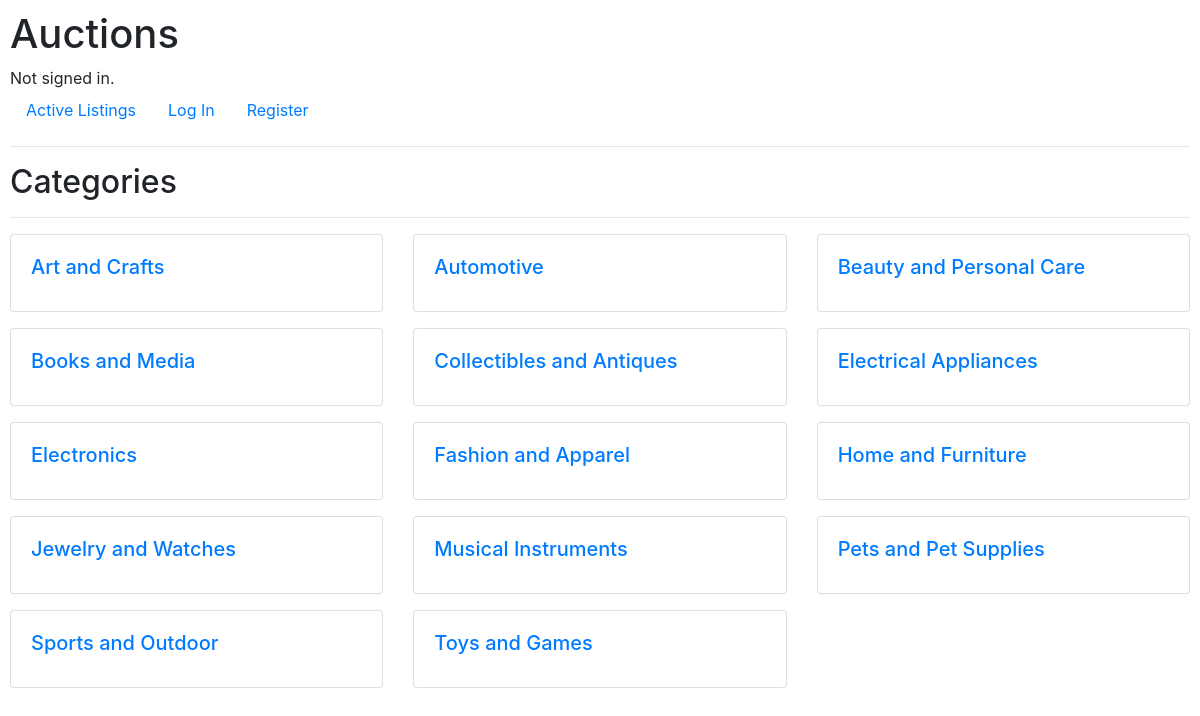
The page /categories on the database its author committed.
### auctions/models.py (models this page shows, shortened)
class Category(models.Model):
    category = models.CharField(unique=True, max_length=64)

### auctions/views.py (the view)
# urls.py: path("categories", views.categories, name="categories"),
def categories(request):
    return render(request, "auctions/categories.html", {
            "categories": Category.objects.all().order_by('category')
        })

### auctions/templates/auctions/categories.html
{% extends "auctions/layout.html" %}
{% load humanize %}
{% block body %}
    <h2>Categories</h2>
    <hr>
    <div class="row">
        {% for category in categories %}
            <div class="col-md-4 mb-3">
                <a href="{% url 'filtered' category=category.category%}" class="card clickable-card">
                    <div class="card-body">
                        <h5 class="card-title">{{ category.category }}</h5>
                    </div>
                </a>
            </div>
        {% endfor %}
    </div>
{% endblock %}

### auctions/templates/auctions/layout.html (shortened to what this page needs)
{% load static %}
<!DOCTYPE html>
<html lang="en">
    <head>
        <link rel="stylesheet" href="https://stackpath.bootstrapcdn.com/bootstrap/4.4.1/css/bootstrap.min.css">
        <link href="{% static 'auctions/styles.css' %}" rel="stylesheet">
    </head>
    <body>
        <h1>Auctions</h1>
        <div>
            {% if user.is_authenticated %}
                Signed in as <strong>{{ user.username }}</strong>.
            {% else %}
                Not signed in.
            {% endif %}
        </div>
        <ul class="nav">
            <li class="nav-item">
                <a class="nav-link" href="{% url 'index' %}">Active Listings</a>
            </li>
            {% if user.is_authenticated %}
                <li class="nav-item">
                    <a class="nav-link" href="{% url 'create_listing' %}">Create Listing</a>
                </li>
                <li class="nav-item">
                    <a class="nav-link" href="{% url 'watchlist' %}">Watchlist</a>
                </li>
                <li class="nav-item">
                    <a class="nav-link" href="{% url 'categories' %}">Categories</a>
                </li>
                <li class="nav-item">
                    <a class="nav-link" href="{% url 'logout' %}">Log Out</a>
                </li>
            {% else %}
                <li class="nav-item">
                    <a class="nav-link" href="{% url 'login' %}">Log In</a>
                </li>
                <li class="nav-item">
                    <a class="nav-link" href="{% url 'register' %}">Register</a>
                </li>
            {% endif %}
        </ul>
        <hr>
        {% block body %}
        {% endblock %}
    </body>
</html>

### auctions/static/auctions/styles.css (style rules this page uses)
body { padding: 10px; }

### rows shown on the page
Category: category "Art and Crafts"
Category: category "Automotive"
Category: category "Beauty and Personal Care"
Category: category "Books and Media"
Category: category "Collectibles and Antiques"
Category: category "Electrical Appliances"
Category: category "Electronics"
Category: category "Fashion and Apparel"
Category: category "Home and Furniture"
Category: category "Jewelry and Watches"
Category: category "Musical Instruments"
Category: category "Pets and Pet Supplies"
Category: category "Sports and Outdoor"
Category: category "Toys and Games"
